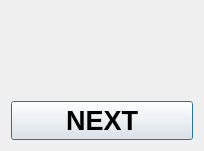
<?xml version="1.0" encoding="UTF-8"?>
<ui version="4.0">
 <class>WinDialog</class>
 <widget class="QDialog" name="WinDialog">
  <property name="geometry">
   <rect>
    <x>0</x>
    <y>0</y>
    <width>204</width>
    <height>151</height>
   </rect>
  </property>
  <property name="font">
   <font>
    <pointsize>20</pointsize>
   </font>
  </property>
  <property name="windowTitle">
   <string>Dialog</string>
  </property>
  <layout class="QGridLayout" name="gridLayout">
   <item row="0" column="0">
    <layout class="QVBoxLayout" name="verticalLayout">
     <item>
      <widget class="QLabel" name="resultLabel">
       <property name="font">
        <font>
         <pointsize>20</pointsize>
         <bold>true</bold>
        </font>
       </property>
       <property name="text">
        <string/>
       </property>
       <property name="alignment">
        <set>Qt::AlignCenter</set>
       </property>
      </widget>
     </item>
     <item>
      <widget class="QPushButton" name="nextButton">
       <property name="font">
        <font>
         <pointsize>20</pointsize>
         <bold>true</bold>
        </font>
       </property>
       <property name="text">
        <string>NEXT</string>
       </property>
      </widget>
     </item>
    </layout>
   </item>
  </layout>
 </widget>
 <resources/>
 <connections/>
</ui>
